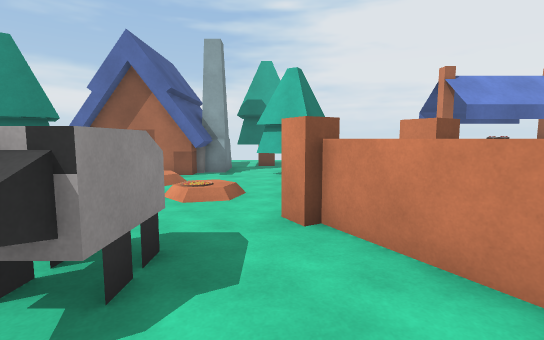
[1] (above)

13 first-person views from a walk through a scene from a Unity 3-D project. The camera is 1.5 m above the floor, tilts 6° down and sees 85° across. The floor is counted in squares, 1 m on a side. Each view is taken from the middle of a square. On the plan, view 1 faces up. The plan holds only what a view shows up to about 15 squares ahead; the rest is blank. Some animated figures are not drawn. Surface patterns are stand-ins for the level's own textures.

[2]
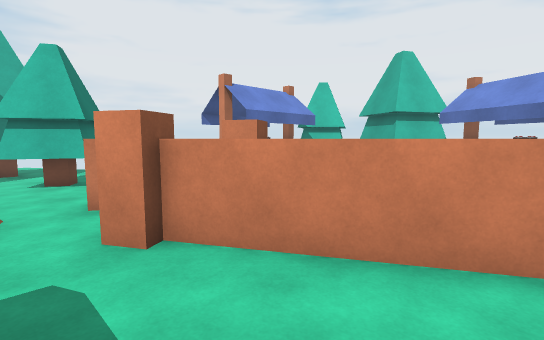

[3]
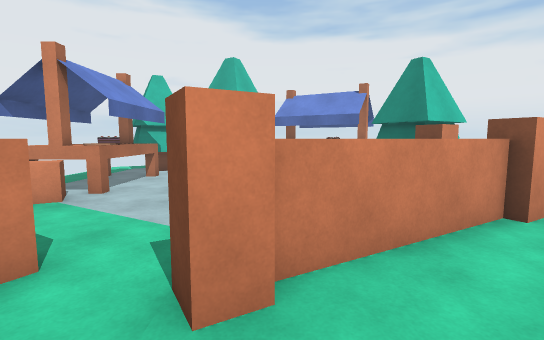

[4]
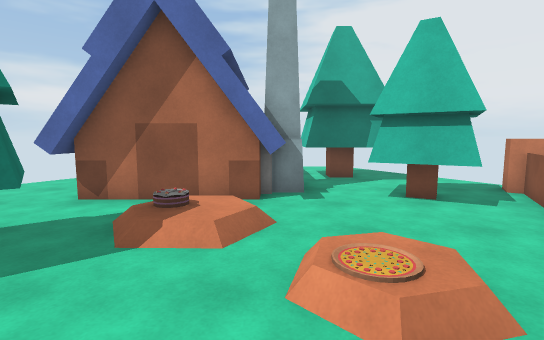

[5]
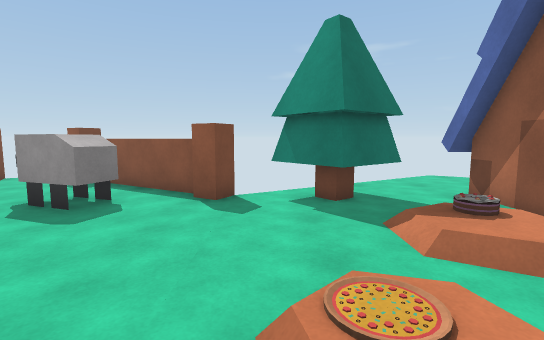

[6]
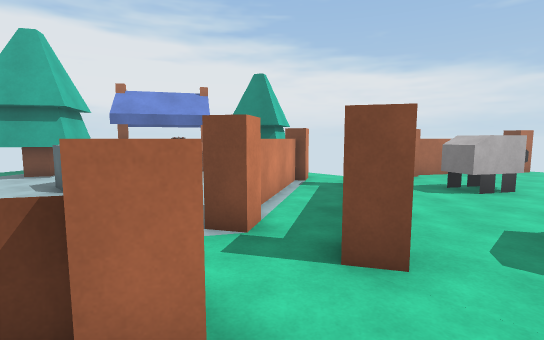

[7]
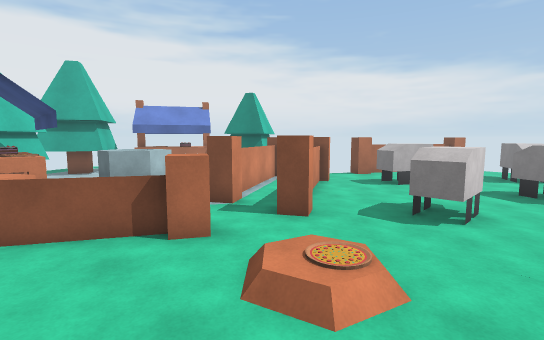

[8]
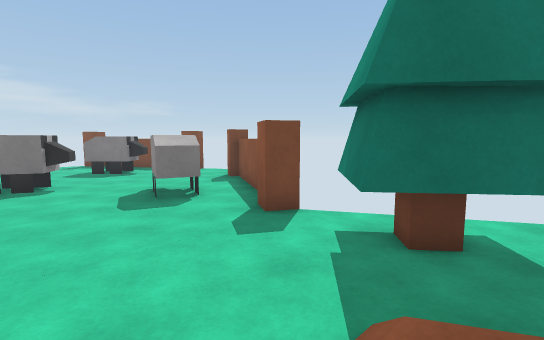

[9]
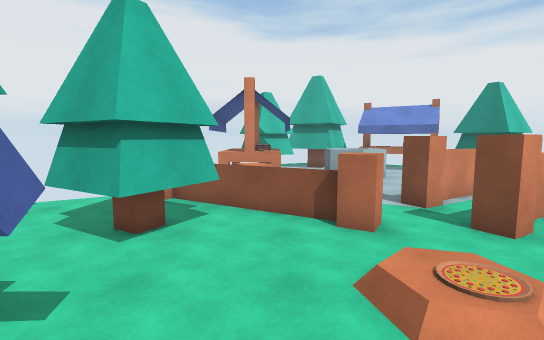

[10]
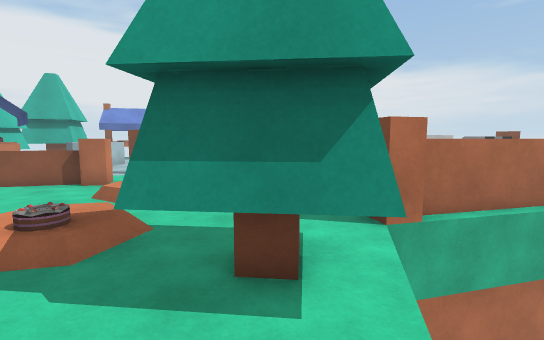

[11]
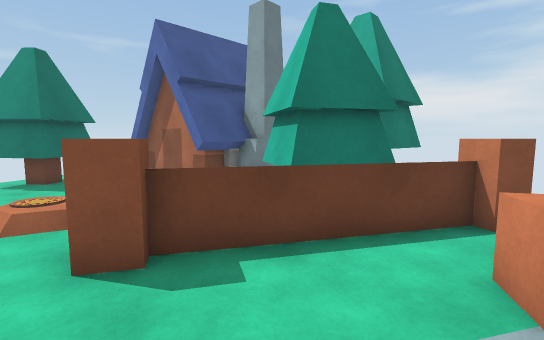

[12]
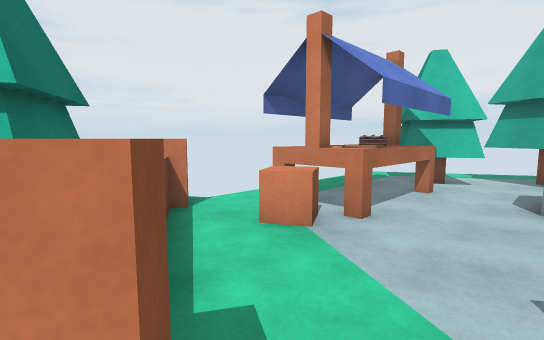

[13]
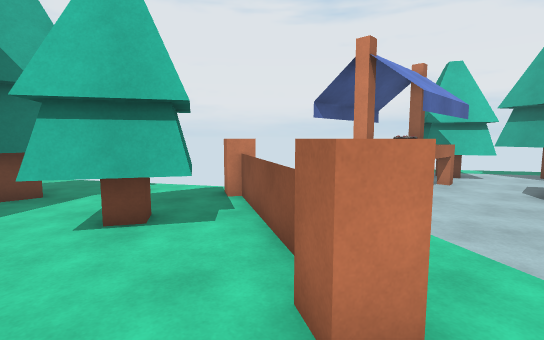

### Floor plan
Key: @ floor where view 1 was taken; # wall or solid block; . main floor; : floor 0.25 m higher than the main floor; / step, stairs or slope; = window, fence, low wall or low ledge; ^ raised ledge; T tree; O other object.
Columns run from 11 left of view 1 to 15 right of it. Each row starts with its distance up from view 1.
 18          TTTT.
 17          TT T.
 16          TTTT..
 15 ..       #TTT...
 14 ...    OO#.TT  ##
 13 ...     O#.TTT ^#
 12 ...O####O.TTTT#..OOOOO OO
 11  ...../:....T#=.OOOOOOOOO
 10   .TT.///....=. OOOOOOOOOO
  9   TTTT//....##.        OOOO
  8   TTTT...:/.^.          OOO
  7    T.....//...  .   OO OOO
  6    OO......OO O      O OOOO
  5    O    ..  O OO    OO  OOO
  4   O      O   O O        OO
  3   O OO   O   O  O      OO
  2  O OOO   O    O O     OOOO
  1 OO  O     .   OO O  OOOO
  0 OO    O    @  OO O OO  OO
 -1       OOO  OOO     OO
 -2        OO  OO       O
 -3 OO O       O  O
 -4    OO         O
 -5     OO  OO    O
 -6         OO
 -7          O

Where each view was taken, in squares from view 1:
view 1: 0 up, 0 right, facing up
view 2: 1 up, 1 left, facing up-right
view 3: 5 up, 2 left, facing right
view 4: 5 up, 3 left, facing up
view 5: 7 up, 0 right, facing left
view 6: 9 up, 1 left, facing down-right
view 7: 11 up, 4 left, facing down-right
view 8: 10 up, 3 left, facing down-left
view 9: 10 up, 5 left, facing right
view 10: 11 up, 10 left, facing down-right
view 11: 7 up, 5 right, facing up-left
view 12: 7 up, 1 right, facing up-right
view 13: 7 up, 1 left, facing up-right
